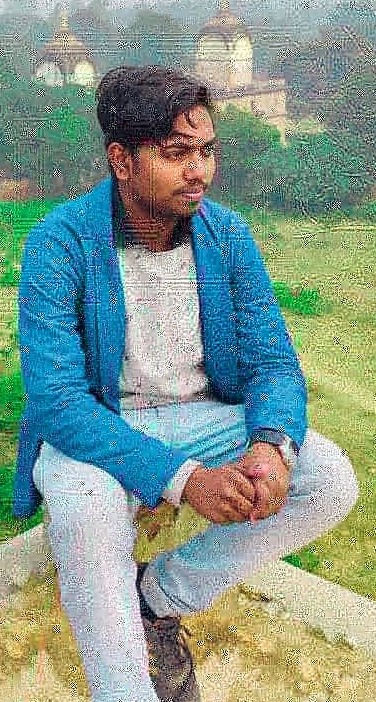
#> input picture imagefacial/lena.jpg, 376 x 702 px
$ python 5.py
#> lines starting #> are read from the running program, lines starting #| are printed output that depends on the picture; after the words box and inside, x2 and y2 are one past the last pixel; in counts of white or black regions, pixels touching at a corner belong together
import cv2

img=cv2.imread('lena.jpg',0)
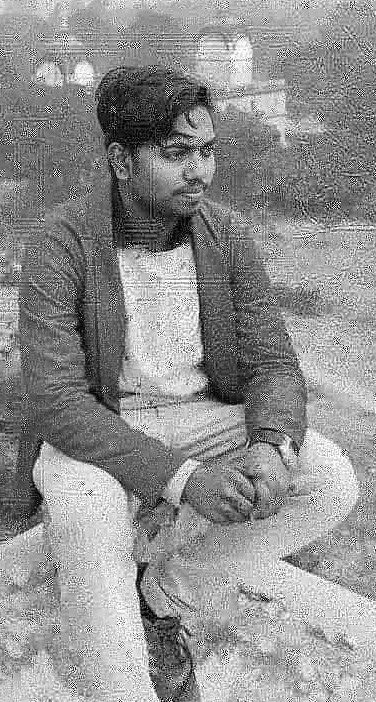
#> img: shape (702, 376); min 0, max 255, mean 144.7


cv2.imshow("Gray",img)


cv2.waitKey(0)

ret,bw=cv2.threshold(img,127,400,cv2.THRESH_BINARY)
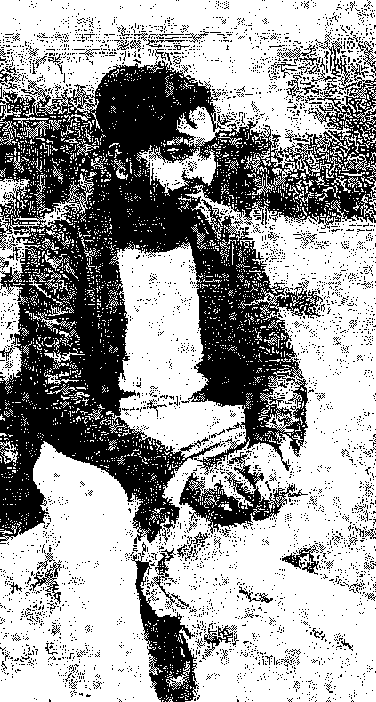
#> bw: shape (702, 376); 62.1% white; 3957 black regions (3874 under 20 px), largest, box (x1, y1, x2, y2) and area: (0, 38, 376, 544) 79047, (131, 553, 199, 702) 3629, (179, 452, 308, 534) 3017
cv2.imshow("Binary image",bw)

cv2.waitKey(0)

cv2.destroyAllWindows()
